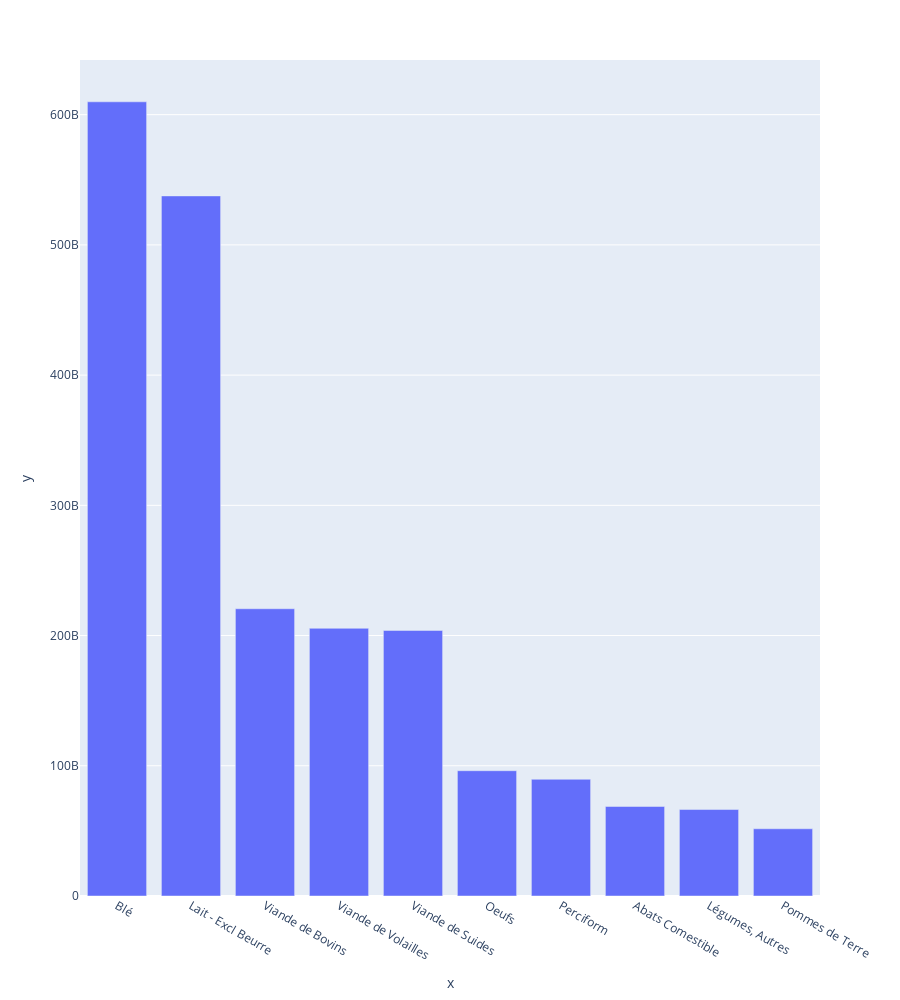

The code cell stored with this chart in its notebook:
### Code cell
df=m_df_protéinesKg
df=df[df['Pays']=='France']

df.sort_values(by='protéinesg', ascending=False, inplace=True )
df_kcal.head(10)
fig = px.bar(x=df.head(10).Produit,y=df.head(10).protéinesg, height=1000)
fig.show()

### Figure 1 — Plotly figure (JSON) as saved in the notebook; plotly's stock layout.template omitted (floating-point values rounded to 4 significant figures)
{"data": [{"alignmentgroup": "True", "hovertemplate": "x=%{x}<br>y=%{y}<extra></extra>", "legendgroup": "", "marker": {"color": "#636efa", "pattern": {"shape": ""}}, "name": "", "offsetgroup": "", "orientation": "v", "showlegend": false, "textposition": "auto", "type": "bar", "x": ["Blé", "Lait - Excl Beurre", "Viande de Bovins", "Viande de Volailles", "Viande de Suides", "Oeufs", "Perciform", "Abats Comestible", "Légumes, Autres", "Pommes de Terre"], "xaxis": "x", "y": [609886927850, 537610985650, 220582421000, 205564043400, 203921408350, 96210000000.0, 89640941300, 68756009950, 66409388450, 51625673000], "yaxis": "y"}], "layout": {"barmode": "relative", "height": 1000, "legend": {"tracegroupgap": 0}, "margin": {"t": 60}, "xaxis": {"anchor": "y", "domain": [0, 1], "title": {"text": "x"}}, "yaxis": {"anchor": "x", "domain": [0, 1], "title": {"text": "y"}}}}
